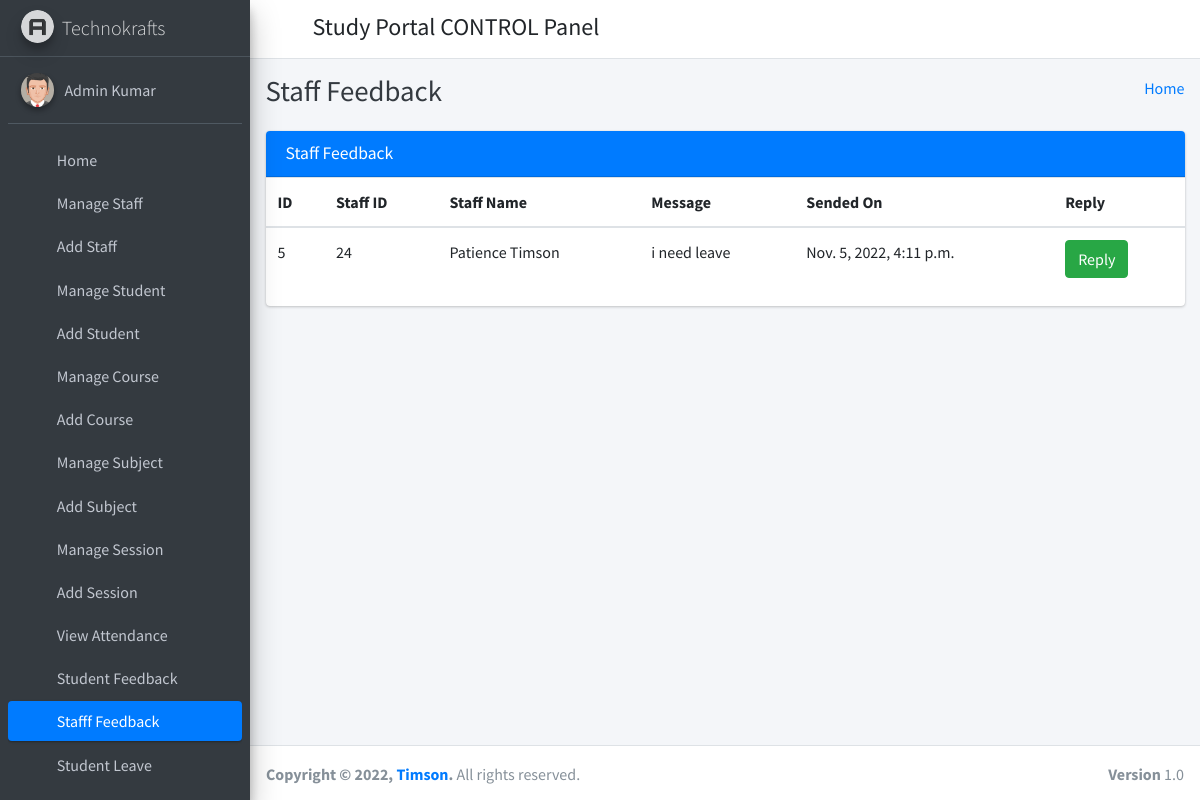
/staff_feedback_message/ (signed in), run on the app's committed database.
### student_management_app/models.py (models this page shows)
class CustomUser(AbstractUser):
    user_type_data = ((1, "HOD"), (2, "Staff"), (3, "Student"))
    user_type = models.CharField(default=1, choices=user_type_data, max_length=10)

class FeedBackStaffs(models.Model):
    id = models.AutoField(primary_key=True)
    staff_id = models.ForeignKey(Staffs, on_delete=models.CASCADE)
    feedback = models.TextField()
    feedback_reply = models.TextField()
    created_at = models.DateTimeField(auto_now_add=True)
    updated_at = models.DateTimeField(auto_now=True)
    objects = models.Manager()

class Staffs(models.Model):
    id = models.AutoField(primary_key=True)
    admin = models.OneToOneField(CustomUser, on_delete = models.CASCADE)
    address = models.TextField()
    created_at = models.DateTimeField(auto_now_add=True)
    updated_at = models.DateTimeField(auto_now=True)
    objects = models.Manager()

### student_management_app/HodViews.py (the view)
# urls.py: path('staff_feedback_message/', HodViews.staff_feedback_message, name="staff_feedback_message"),
def staff_feedback_message(request):
    feedbacks = FeedBackStaffs.objects.all()
    context = {
        "feedbacks": feedbacks
    }
    return render(request, 'hod_template/staff_feedback_template.html', context)

### student_management_app/LoginCheckMiddleWare.py (called while the page is built, shortened)
    def process_view(self, request, view_func, view_args, view_kwargs):
        modulename = view_func.__module__
        user = request.user
        if user.is_authenticated:
            if user.user_type == "1":
                if modulename == "student_management_app.HodViews":
                    pass
                elif modulename == "student_management_app.views" or modulename == "django.views.static":
                    pass
                else:
                    return redirect("admin_home")
            else:
                return redirect("login")
        else:
            if request.path == reverse("login") or request.path == reverse("doLogin"):
                pass
            else:
                return redirect("login")

### student_management_app/templates/hod_template/staff_feedback_template.html (shortened to what this page needs)
{% extends 'hod_template/base_template.html' %}
{% block page_title %}
    Staff Feedback
{% endblock page_title %}
{% block main_content %}
{% load static %}
<section class="content">
        <div class="container-fluid">
            <div class="row">
                <div class="col-md-12">
                    <div class="card card-primary">
                        <div class="card-header">
                            <h3 class="card-title">Staff Feedback</h3>
                        </div>
                        <div class="table-responsive">
                            <table class="table">
                                <thead>
                                <tr>
                                    <th>ID</th>
                                    <th>Staff ID</th>
                                    <th>Staff Name</th>
                                    <th>Message</th>
                                    <th>Sended On</th>
                                    <th>Reply</th>
                                </tr>
                                </thead>
                                {% for feedback in feedbacks %}
                                <tbody>
                                <tr>
                                    <td>{{ feedback.id }}</td>
                                    <td>{{ feedback.staff_id.admin.id }}</td>
                                    <td>{{ feedback.staff_id.admin.first_name }} {{ feedback.staff_id.admin.last_name }}</td>
                                    <td>{{ feedback.feedback }}</td>
                                    <td>{{ feedback.created_at }}</td>
                                    <td>
                                        {% if feedback.feedback_reply == "" %}
                                            <button class="btn btn-success reply_open_modal" data-toggle="modal" data-target="#replyModal">Reply</button>
                                        {% else %}
                                            {{ feedback.feedback_reply }}
                                        {% endif %}
                                    </td>
                                </tr>
                                </tbody>
                                {% endfor %}
                            </table>
                        </div>
                    </div>
                </div>
            </div>
        </div>
      </section>
  {% endblock main_content %}

### student_management_app/templates/hod_template/sidebar_template.html (shortened to what this page needs)
{% load static %}
<aside class="main-sidebar sidebar-dark-primary elevation-4">
      <a href="{% url 'admin_home' %}" class="brand-link">
        <img src="{% static 'dist/img/AdminLTELogo.png' %}" alt="AdminLTE Logo" class="brand-image img-circle elevation-3"
            style="opacity: .8">
        <span class="brand-text font-weight-light">Technokrafts</span>
      </a>
      <div class="sidebar">
        <div class="user-panel mt-3 pb-3 mb-3 d-flex">
          <div class="image">
            <img src="{% static 'dist/img/user2-160x160.jpg' %}" class="img-circle elevation-2" alt="User Image">
          </div>
          <div class="info">
            <a href="{% url 'admin_profile' %}" class="d-block">{{ user.first_name }} {{ user.last_name }}</a>
          </div>
        </div>
        <nav class="mt-2">
          <ul class="nav nav-pills nav-sidebar flex-column" data-widget="treeview" role="menu" data-accordion="false">
            <li class="nav-item">
              {% url 'admin_home' as admin_home %}
              <a href="{{ admin_home }}" class="nav-link {% if request.path == admin_home %} active {% endif %}">
                <i class="nav-icon fas fa-tachometer-alt"></i>
                <p>
                  Home
                </p>
              </a>
            </li>
            <li class="nav-item">
              {% url 'manage_staff' as manage_staff %}
              {% url 'edit_staff' staff_id=id as edit_staff %}
              <a href="{{ manage_staff }}" class="nav-link {% if request.path == manage_staff %} active {% endif %} {% if request.path == edit_staff %} active {% endif %}">
                <i class="nav-icon fas fa-chalkboard-teacher"></i>
                <p>
                  Manage Staff
                </p>
              </a>
            </li>
            <li class="nav-item">
              {% url 'add_staff' as add_staff %}
              <a href="{{ add_staff }}" class="nav-link {% if request.path == add_staff %} active {% endif %}">
                <i class="nav-icon fas fa-th"></i>
                <p>
                  Add Staff
                </p>
              </a>
            </li>
            <li class="nav-item">
              {% url 'manage_student' as manage_student %}
              {% url 'edit_student' student_id=id as edit_student %}
              <a href="{{ manage_student }}" class="nav-link {% if request.path == manage_student %} active {% endif %} {% if request.path == edit_student %} active {% endif %}">
                <i class="nav-icon fas fa-user-graduate"></i>
                <p>
                  Manage Student
                </p>
              </a>
            </li>
            <li class="nav-item">
              {% url 'add_student' as add_student %}
              <a href="{{ add_student }}" class="nav-link {% if request.path == add_student %} active {% endif %}">
                <i class="nav-icon fas fa-th"></i>
                <p>
                  Add Student
                </p>
              </a>
            </li>
            <li class="nav-item">
              {% url 'manage_course' as manage_course %}
              {% url 'edit_course' course_id=id as edit_course %}
              <a href="{{ manage_course }}" class="nav-link {% if request.path == manage_course %} active {% endif %} {% if request.path == edit_course %} active {% endif %}">
                <i class="nav-icon fas fa-chalkboard"></i>
                <p>
                  Manage Course
                </p>
              </a>
            </li>
            <li class="nav-item">
            {% url 'add_course' as add_course %}
              <a href="{{ add_course }}" class="nav-link {% if request.path == add_course %} active {% endif %}">
                <i class="nav-icon fas fa-th"></i>
                <p>
                  Add Course
                </p>
              </a>
            </li>
            <li class="nav-item">
              {% url 'manage_subject' as manage_subject %}
              {% url 'edit_subject' subject_id=id as edit_subject %}
              <a href="{{ manage_subject }}" class="nav-link {% if request.path == manage_subject %} active {% endif %} {% if request.path == edit_subject %} active {% endif %}">
                <i class="nav-icon fas fa-book"></i>
                <p>
                  Manage Subject
                </p>
              </a>
            </li>
            <li class="nav-item">
              {% url 'add_subject' as add_subject %}
              <a href="{{ add_subject }}" class="nav-link {% if request.path == add_subject %} active {% endif %}">
                <i class="nav-icon fas fa-th"></i>
                <p>
                  Add Subject
                </p>
              </a>
            </li>
            <li class="nav-item">
              {% url 'manage_session' as manage_session %}
              {% url 'edit_session' session_id=id as edit_session %}
              <a href="{{ manage_session }}" class="nav-link {% if request.path == manage_session %} active {% endif %} {% if request.path == edit_session %} active {% endif %}">
                <i class="nav-icon fas fa-graduation-cap"></i>
                <p>
                  Manage Session
                </p>
              </a>
            </li>
            <li class="nav-item">
              {% url 'add_session' as add_session %}
              <a href="{{ add_session }}" class="nav-link {% if request.path == add_session %} active {% endif %}">
                <i class="nav-icon fas fa-th"></i>
                <p>
                  Add Session
                </p>
              </a>
            </li>
            <li class="nav-item">
              {% url 'admin_view_attendance' as admin_view_attendance %}
              <a href="{{ admin_view_attendance }}" class="nav-link {% if request.path == admin_view_attendance %} active {% endif %}">
                <i class="nav-icon fas fa-calendar-alt"></i>
                <p>
                  View Attendance
                </p>
              </a>
            </li>
            <li class="nav-item">
              {% url 'student_feedback_message' as student_feedback_message %}
              <a href="{{ student_feedback_message }}" class="nav-link {% if request.path == student_feedback_message %} active {% endif %}">
                <i class="nav-icon fas fa-th"></i>
                <p>
                  Student Feedback
                </p>
              </a>
            </li>
            <li class="nav-item">
              {% url 'staff_feedback_message' as staff_feedback_message %}
              <a href="{{ staff_feedback_message }}" class="nav-link {% if request.path == staff_feedback_message %} active {% endif %}">
                <i class="nav-icon fas fa-th"></i>
                <p>
                  Stafff Feedback
                </p>
              </a>
            </li>
            <li class="nav-item">
              {% url 'student_leave_view' as student_leave_view %}
              <a href="{{ student_leave_view }}" class="nav-link {% if request.path == student_leave_view %} active {% endif %}">
                <i class="nav-icon fas fa-th"></i>
                <p>
                  Student Leave
                </p>
              </a>
            </li>
            <li class="nav-item">
              {% url 'staff_leave_view' as staff_leave_view %}
              <a href="{{ staff_leave_view }}" class="nav-link {% if request.path == staff_leave_view %} active {% endif %}">
                <p>
                </p>
              </a>
            </li>
          </ul>
        </nav>
      </div>
    </aside>

### data on the page
CustomUser: first_name "Admin", last_name "Kumar"
FeedBackStaffs: id "5", staff_id.admin.id "24", staff_id.admin.first_name "Patience", staff_id.admin.last_name "Timson", feedback "i need leave", created_at "Nov. 5, 2022, 4:11 p.m.", feedback_reply "Reply"
